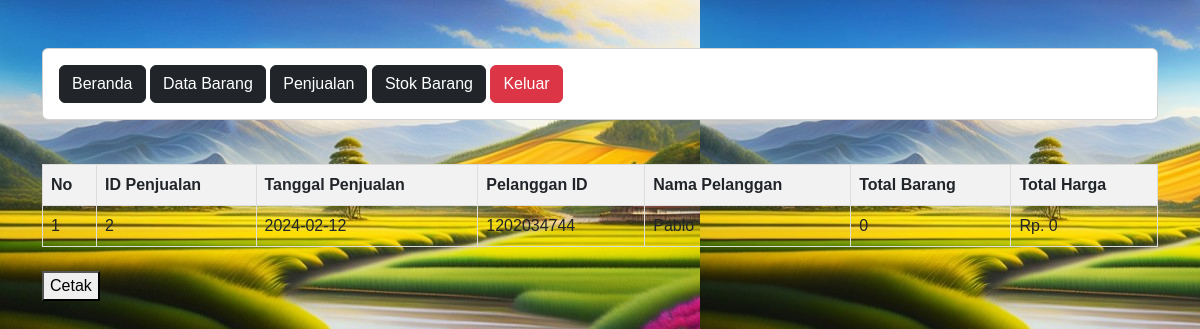
/ukk_kasir_roofi/petugas/laporan_penjualan.php (signed in), run on the app's committed database.
### tables this page shows
CREATE TABLE `penjualan` (
  `PenjualanID` int(11) NOT NULL,
  `TanggalPenjualan` date NOT NULL,
  `TotalHarga` decimal(10,2) NOT NULL,
  `PelangganID` int(11) NOT NULL
);

CREATE TABLE `pelanggan` (
  `PelangganID` int(11) NOT NULL,
  `NamaPelanggan` varchar(255) NOT NULL,
  `Alamat` text NOT NULL,
  `NomorTelepon` varchar(15) NOT NULL
);

### ukk_kasir_roofi/petugas/laporan_penjualan.php (the view, shortened to what this page needs)
<?php
include "header.php";
include "navbar.php";
?>
<!DOCTYPE html>
<html lang="en">
<head>
</head>
<body>
    <br>
    <?php
    include '../koneksi.php';
    $query = "SELECT penjualan.PenjualanID, penjualan.TanggalPenjualan, pelanggan.PelangganID, pelanggan.NamaPelanggan, penjualan.TotalHarga,
              SUM(detailpenjualan.JumlahProduk) AS TotalBarang
              FROM penjualan
              INNER JOIN pelanggan ON penjualan.PelangganID = pelanggan.PelangganID
              INNER JOIN detailpenjualan ON penjualan.PenjualanID = detailpenjualan.PenjualanID
              GROUP BY penjualan.PenjualanID";
    $result = mysqli_query($koneksi, $query);
    if ($result) {
        if (mysqli_num_rows($result) > 0) {
    ?>
            <table>
                <thead>
                    <tr>
                        <th>No</th>
                        <th>ID Penjualan</th>
                        <th>Tanggal Penjualan</th>
                        <th>Pelanggan ID</th>
                        <th>Nama Pelanggan</th>
                        <th>Total Barang</th>
                        <th>Total Harga</th>
                    </tr>
                </thead>
                <tbody>
                    <?php
                    $no = 1;
                    while ($row = mysqli_fetch_assoc($result)) {
                        ?>
                        <tr>
                            <td><?php echo $no++; ?></td>
                            <td><?php echo $row['PenjualanID']; ?></td>
                            <td><?php echo $row['TanggalPenjualan']; ?></td>
                            <td><?php echo $row['PelangganID']; ?></td>
                            <td><?php echo $row['NamaPelanggan']; ?></td>
                            <td><?php echo $row['TotalBarang']; ?></td>
                            <td>Rp. <?php echo number_format($row['TotalHarga'], 0, ',', '.'); ?></td>
                        </tr>
                    <?php
                    }
                    ?>
                </tbody>
            </table>
    <?php
        } else {
            echo "<p>Tidak ada data penjualan.</p>";
        }
    } else {
        echo "Error: " . mysqli_error($koneksi);
    }
    ?>
    <br>
    <button class="no-print" onclick="window.print()">Cetak</button>
</body>
</html>

### ukk_kasir_roofi/petugas/header.php (style rules this page uses)
body { background-image: url(../assets/bg2.jpg); }

### ukk_kasir_roofi/petugas/laporan_penjualan.php (style rules this page uses)
body { font-family: Arial, sans-serif; margin: 20px; }
table { width: 100%; border-collapse: collapse; margin-top: 20px; }
th, td { border: 1px solid #dddddd; text-align: left; padding: 8px; }
th { background-color: #f2f2f2; }

### data on the page
penjualan: PenjualanID "2", TanggalPenjualan "2024-02-12", PelangganID.PelangganID "1202034744", PelangganID.NamaPelanggan "Pablo", TotalBarang "0", TotalHarga "0"
